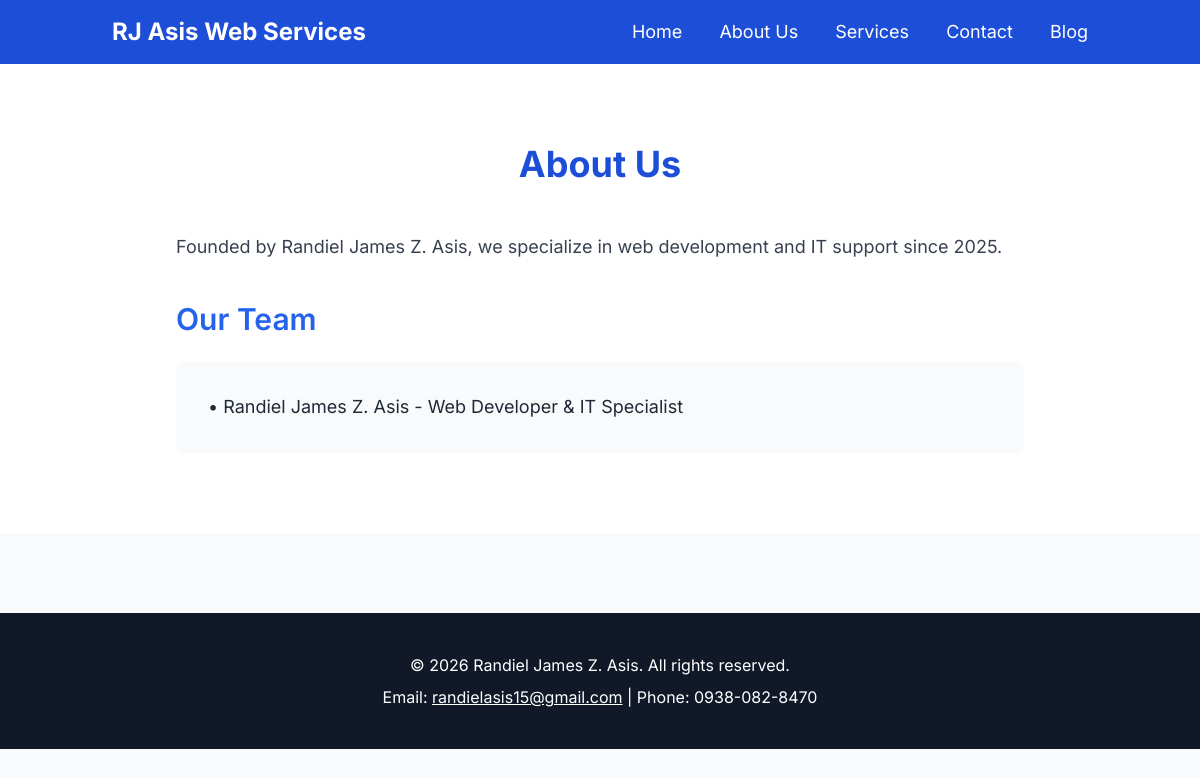
/about, run on the app's committed database.
### tables this page shows
CREATE TABLE page_content
                 (key TEXT PRIMARY KEY,
                  value TEXT NOT NULL);

### app.py (the view)
@app.route('/about')
def about():
    return render_template('about.html',
                           about_story=get_content('about_story'),
                           about_team=get_content('about_team'))

### app.py (called while the page is built)
def get_content(key, default=""):
    conn = sqlite3.connect('blog.db')
    c = conn.cursor()
    c.execute("SELECT value FROM page_content WHERE key=?", (key,))
    result = c.fetchone()
    conn.close()
    return result[0] if result else default

### templates/about.html (shortened to what this page needs)
{% extends 'base.html' %}
{% block content %}
<section class="py-20 bg-white">
    <div class="container mx-auto px-6 max-w-4xl">
        <h2 class="text-4xl font-bold text-center mb-12 text-blue-700">About Us</h2>
        <p class="text-lg leading-relaxed mb-10 text-gray-700">{{ about_story }}</p>
        <h3 class="text-3xl font-semibold mb-6 text-blue-600">Our Team</h3>
        <div class="bg-gray-50 p-8 rounded-lg">
            <p class="text-lg whitespace-pre-line">{{ about_team }}</p>
        </div>
    </div>
</section>
{% endblock %}

### templates/base.html (style rules this page uses)
body { font-family: 'Inter', sans-serif; }

### data on the page
page_content: value "Founded by Randiel James Z. Asis, we specialize in web development and IT support since 2025."
page_content: value "• Randiel James Z. Asis - Web Developer & IT Specialist"
